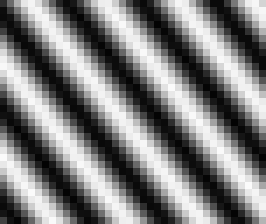
#> input picture RWTH CV Exercises/exercise-2-solution/sine.png, 38 x 32 px (shown 7 times larger)
$ jupyter execute --allow-errors 03_sliding_window_detection.ipynb   (shell and % lines are left out)
#> lines starting #> are read from the running program, lines starting #| are printed output that depends on the picture
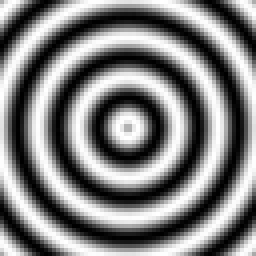
#> input picture RWTH CV Exercises/exercise-2-solution/circular_sine.jpg, 64 x 64 px (shown 4 times larger)
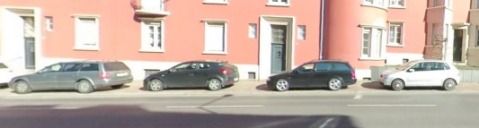
#> input picture RWTH CV Exercises/exercise-2-solution/streetview1.jpg, 479 x 128 px
#> further down, color_image is the input picture: shape (128, 479, 3); mean R, G, B 194.2, 174.7, 163.9
#> `gray_image = cv2.cvtColor(color_image, cv2.COLOR_RGB2GRAY)`:
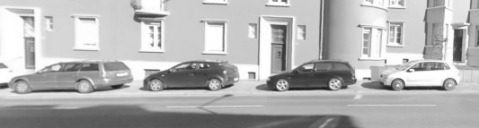
#> gray_image: shape (128, 479); min 28, max 255, mean 179.3
#> `gray_image = cv2.equalizeHist(gray_image)`:
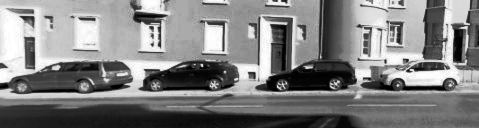
#> gray_image: shape (128, 479); min 0, max 255, mean 128.7
# Sliding-Window Object Detection

In this exercise we will implement a simple car detector. To accomplish this, we will first implement a feature descriptor similar to the Histogram of Orientated Gradients (HOG). Then using the features computed for (small) image patches with fixed size, we will train a support vector machine (SVM) classifier, to classify whether the input patch corresponds to a car.

In the end, given a test image with arbitary shape, we will run our classifier over the image in a sliding window (patch) fashion. We will generate detections at the places where the classifier is very confident that the patch contains a car.

You may refer to the original HOG paper, or the following two tutorials, in case you want to freshen up your knowledge on HOG a little bit:

- N. Dalal and B. Triggs: Histograms of oriented gradients for human detection. CVPR 2005. http://lear.inrialpes.fr/people/triggs/pubs/Dalal-cvpr05.pdf
- https://www.learnopencv.com/histogram-of-oriented-gradients/
- http://mccormickml.com/2013/05/09/hog-person-detector-tutorial/

[cell 1]
import os
import glob
#import cv2
import re
import time
import numpy as np
import matplotlib.pyplot as plt
import imageio
import sklearn.svm
import scipy.ndimage
import sys
import math
#import cv2
ros_path = '/opt/ros/kinetic/lib/python2.7/dist-packages'

if ros_path in sys.path:

    sys.path.remove(ros_path)

import cv2

sys.path.append('/opt/ros/kinetic/lib/python2.7/dist-packages')


# [30 lines left out: function plot_multiple, not called in this run]

## Dataset

To train our classifier, we will use the *UIUC dataset* (http://cogcomp.org/Data/Car/). Download and extract it, then use the `load_dataset` function to pre-load images (modify `dataset_dir` to the path where you extracted the dataset). The function will return three lists, containing images for positive training sample, negative training sample, and test set.

[cell 2]
def load_dataset(dataset_dir):
    def natural_sort_key(s):
        return [float(t) if t.isdigit() else t for t in re.split('([0-9]+)', s)]

    def load_images(*path_parts):
        paths = glob.glob(os.path.join(dataset_dir, *path_parts))
        return [imageio.imread(p) for p in sorted(paths, key=natural_sort_key)]

    train_images_pos = load_images('TrainImages', 'pos-*.pgm')
    train_images_neg = load_images('TrainImages', 'neg-*.pgm')
    test_images = load_images('TestImages', 'test-*.pgm')
    assert (len(train_images_pos) == 550 and
            len(train_images_neg) == 500 and
            len(test_images) == 170)
    return train_images_pos, train_images_neg, test_images

dataset_dir = '/home/sarandi/main/teaching/cv_ss19/exercise-cv/CarData'
#> (the rest of this cell did not finish here and is left out)

## HOG-like Descriptor
First we want to implement a simple HOG-like descriptor `hoglike_descriptor()` which takes an image and computes the corresponding HOG-like representation. The function should take in following arguments:

- `image`: the grayscale image,
- `cell_size`: the size of each HOG-like cellin both dimensions,
- `n_bins` the number of bins for the gradient orientation,

The output should be a three dimensional array. The first two dimensions are the spatial indices of the HOG cell. The third dimension describes the orientation bins of the HOG descriptor. Each cell has to be independently $L_2$ normalized to 1. Note that the original HOG descriptor uses a more elaborate two-stage normalization scheme, that is why our version here is only called a "HOG-like" descriptor.

When the dimensions of the images are not a multiple of the `cell_size`, discard the remaining pixels to the right and to the bottom of the image.

[cell 3]
def image_gradients_polar(image):
    # The HOG paper [Dalal & Triggs, CVPR'05] recommends using a simple central
    # difference ([-1,0,1]) filter instead of the derivative-of-Gaussian
    # filter that we used in the first exercise.
    filter_kernel = np.array([[-1,0,1]], dtype=np.float32)
    dx = scipy.ndimage.convolve(image, filter_kernel, mode='reflect')
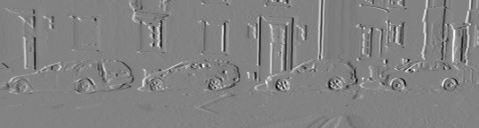
#> dx: shape (128, 479) float32; min -0.797, max 0.761, mean 0.000806; drawn with min black and max white
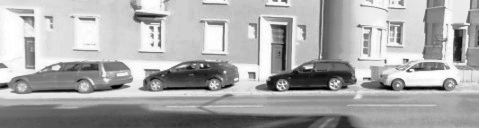
#> image: shape (128, 479) float32; min 0.01, max 1, mean 0.67
    dy = scipy.ndimage.convolve(image, filter_kernel.T, mode='reflect')
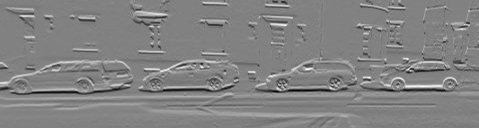
#> dy: shape (128, 479) float32; min -0.849, max 0.818, mean 0.00651; drawn with min black and max white
    magnitude = np.hypot(dx, dy)
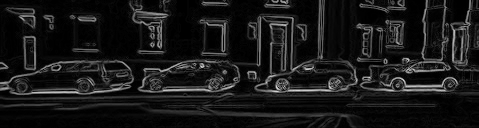
#> magnitude: shape (128, 479) float32; min 0, max 0.849, mean 0.0952
    direction = np.arctan2(dy, dx) # between -pi and +pi
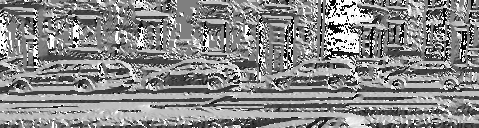
#> direction: shape (128, 479) float32; min -3.14, max 3.14, mean 0.238; drawn with min black and max white
    return magnitude, direction

# [56 lines left out: functions hoglike_descriptor_slow, hoglike_descriptor, not called in this run]

A simple way to visualize HOG features is to plot the 90° rotated gradient vector for each bin, with length propotional to the value of the bin. The function `plot_hog` implements this. The 90° rotation makes the image easier to interpret intuitively.

[cell 4]
# [33 lines left out: functions draw_line, plot_hog_cell, plot_hog, not called in this run]

[cell 5]
# Two simple wave images are here to help understand the visualization
waves = [imageio.imread('sine.png'), imageio.imread('circular_sine.jpg')]
#> (the rest of this cell did not finish here and is left out)

**Describe what you see. Can you spot any interesting HOG-cells in the positive and negative example?**

## Support Vector Machine for Classifying Image Windows

We now want to train a classifier in our HOG-like feature space to tell cars and non-cars apart. We use a kernel SVM with Gaussian (radial basis function, RBF) kernel for this.

Given the HOG representation of an image patch, the classifier should predict if the image patch corresponds to a car. The classifier will then be used to detect objects in new test images using sliding windows.

[cell 6]
# [9 lines left out: function train_svm, not called in this run]

def predict_svm(svm, hog_window):
    """Return the confidence of classifying as a car."""
    return svm.predict_proba(hog_window.reshape(1, -1))[:, 1]

[cell 7]
start_time = time.time()
print('Computing features...')
#> (the rest of this cell did not finish here and is left out)

## Sliding Window-based Detection

Now implement sliding window classification in the function `get_score_map`. It takes as input the trained classifier object `svm`, the HOG representation of a query image and `window_shape`, the shape of the sliding window (height, width).

The function should slide a window over the HOG representation, compute the classification score for each window location, and return a score map. Notice that the score map will not have the same shape as the input HOG representation.

Use `predict_svm(svm, hog_window)` to get classification score for a HOG window.

[cell 8]
# [10 lines left out: function get_score_map, not called in this run]
    ### END SOLUTION

The next step is to convert the score map to actual detections. Implement the function `score_map_to_detections` which returns the indices as well as the values of scores that are higher than certain `threshold`.

[cell 9]
# [7 lines left out: function score_map_to_detections, not called in this run]

Finally, we can test our car detector!

[cell 10]
import itertools
# [22 lines left out: function draw_detections, not called in this run]

[cell 11]
images, titles = [], []
#> (the rest of this cell did not finish here and is left out)

How do the results look?

## Non-Maximum Suppression

Sliding window based detectors often give multiple responses for the same target. A way to compensate such effect is to use non-maximum-suppression (NMS) on the score map. NMS simply looks at every pixel of the score map and keeps it only if it is the maximum in its 8-neighborhood (set to 0 otherwise). Implement `nms` which takes a score map, and returns the non-maximum-suppressed one.

[cell 12]
# [23 lines left out: function nms, not called in this run]
    ### END SOLUTION

[cell 13]
images, titles = [], []
#> (the rest of this cell did not finish here and is left out)

**Does the result look better? Can you find examples where it fails? Can you imagine a downside of non-maximum-suppression?**

Let's evaluate the performance of our detector on the full UIUC test set. The dataset's zip contains a Java-based evaluation program, which we can call from this notebook (lines starting with ! are interpreted as shell commands).

With correct implementation the F-measure should be above 90%.

[cell 14]
# [17 lines left out: function evaluate, not called in this run]

#> (the rest of this cell did not finish here and is left out)

## [BONUS] Soft Assignment to Multiple Bins and Cells

In our `hoglike_descriptor`, we have used a simple assignment scheme of gradient vector to HOG bins. Each pixel voted for a single gradient orientation bin of a single spatial cell.

Now imagine if a gradient orientation falls on the end of an orientation bin. A small rotation would make it change to its neighboring bin, thus suddenly altering the HOG feature.

Similarly, imagine a pixel near the border of between HOG-cells (spatially). A small translation of the object by a few pixels would make this gradient vote in the neighboring cell, again largely changing the features.

To make our descriptor more robust to small rotations and translations, let's replace this simple assignment scheme with a smooth voting. This will distribute the gradient magnitude over neighboring bins and cells.

In particular, we will use trilinear interpolation weights for weighting votes to neighboring bins. This is analogous to bilinear interpolation for three dimensional arrays. Remember that our descriptor is a three-dimensional array, and is indexed by two spatial cell indices and an orientation bin index. (If you do not understand what is bilinear interpolation, read the first tutorial provided at the beginning of this exercise.)

Implement a `hoglike_descriptor_with_interp` function, which has same functionality and signature with `hoglike_descriptor` implemented earlier, but with simple assignment replaced with soft assignment according to trilinear interpolation weights.

[cell 15]
def hoglike_descriptor_with_interp(image, cell_size=8, n_bins=16):
    ### BEGIN SOLUTION
    image = image.astype(np.float32)/255
    grad_mag, grad_dir = image_gradients_polar(np.sqrt(image+1e-4))

    shape = np.array(image.shape)
#> shape = [128, 479]
    n_cells = shape // cell_size
#> n_cells = [16, 59]
    s = n_cells * cell_size
#> s = [128, 472]

    image = image[:s[0], :s[1]].reshape(-1)
    grad_mag = grad_mag[:s[0], :s[1]].reshape(-1)
    grad_dir = grad_dir[:s[0], :s[1]].reshape(-1)

    # continuous index of the orientation bin
    i_bin = grad_dir / np.pi * n_bins
    # index of the lower neighbor bin
    i0_bin = np.floor(i_bin).astype(int)
    # weight for the upper neighbor bin
    w1_bin = i_bin - i0_bin
    # apply modulo operator to get lower index in valid range
    i0_bin = i0_bin % n_bins
    # indices of upper neighbor bin
    i1_bin = (i0_bin + 1) % n_bins

    # pixel coordinate grid
    yx = np.mgrid[:s[0],:s[1]].reshape(2,-1)
    # continuous index of the cell
    i_cell = (yx - cell_size/2) / cell_size
    # indices of the lower neighbor cell
    i0_cell = np.floor(i_cell).astype(int)
    # weights for the upper neighbor cell
    w1_cell = i_cell - i0_cell
    # clip indices of the upper neighbor cells to valid range
    i1_cell = np.clip(i0_cell+1, 0, n_cells[:,np.newaxis]-1)
    # clip indices of the lower neighbor cells to valid range
    i0_cell = np.clip(i0_cell, 0, n_cells[:,np.newaxis]-1)

    # multiply the cell and bin weights (to obtain trilinear weights)
    w1 = np.stack([*w1_cell, w1_bin])
    w01 = np.stack([1-w1, w1], axis=1)
    weights = np.einsum('ip,jp,kp->pijk', *w01).reshape(-1,8).T

    # stack the index arrays for cells and bins
    i0 = np.stack([*i0_cell, i0_bin])
    i1 = np.stack([*i1_cell, i1_bin])
    i01 = np.stack([i0, i1])

    # generate indices for all 8 points on the cube
    cube_corners = np.array([
        [0, 0, 0, 0, 1, 1, 1, 1],
        [0, 0, 1, 1, 0, 0, 1, 1],
        [0, 1, 0, 1, 0, 1, 0, 1]])
    selector = np.stack([1-cube_corners, cube_corners], axis=-1)
    indices = np.einsum('fdp,dnf->dnp', i01, selector)

    # compute histogram
    hog = np.zeros([n_cells[0], n_cells[1], n_bins], dtype=np.float32)
    np.add.at(hog, tuple([*indices]), grad_mag[np.newaxis] * weights)
    ### END SOLUTION

    # Normalization
    bin_norm = np.linalg.norm(hog, axis=-1, keepdims=True)
    return hog / (bin_norm + 1e-4)

[cell 16]
start_time = time.time()
print('Computing features...')
descriptor_func = hoglike_descriptor_with_interp
#> (the rest of this cell did not finish here and is left out)

Does it obtain better results?

#> (a cell that did not finish here is left out)

**Congratulations, you have now implemented a car detector! To conclude, visualize it on different test images.**

[cell 18]
images = []
#> (the rest of this cell did not finish here and is left out)
